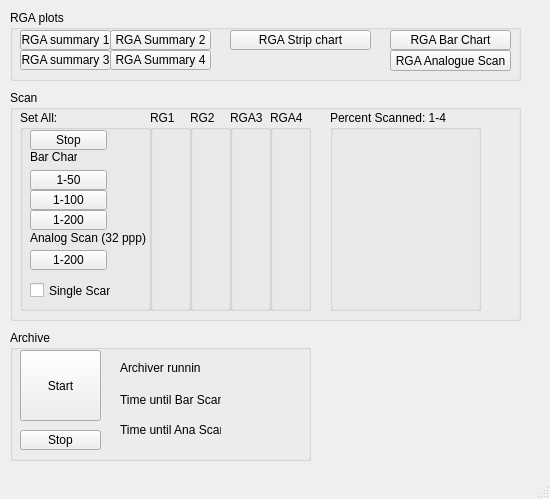
<?xml version="1.0" encoding="UTF-8"?>
<ui version="4.0">
 <class>mainWindow</class>
 <widget class="QMainWindow" name="mainWindow">
  <property name="geometry">
   <rect>
    <x>0</x>
    <y>0</y>
    <width>550</width>
    <height>499</height>
   </rect>
  </property>
  <property name="windowTitle">
   <string>MainWindow</string>
  </property>
  <widget class="QWidget" name="centralwidget">
   <widget class="QGroupBox" name="charts">
    <property name="geometry">
     <rect>
      <x>10</x>
      <y>10</y>
      <width>511</width>
      <height>71</height>
     </rect>
    </property>
    <property name="title">
     <string>RGA plots</string>
    </property>
    <widget class="QEPushButton" name="barscan">
     <property name="geometry">
      <rect>
       <x>380</x>
       <y>20</y>
       <width>121</width>
       <height>20</height>
      </rect>
     </property>
     <property name="text">
      <string>RGA Bar Chart</string>
     </property>
     <property name="checkable">
      <bool>false</bool>
     </property>
     <property name="variable" stdset="0">
      <string/>
     </property>
     <property name="altReadbackVariable" stdset="0">
      <string/>
     </property>
     <property name="pressText">
      <string>1</string>
     </property>
     <property name="guiFile" stdset="0">
      <string>barchart.ui</string>
     </property>
    </widget>
    <widget class="QEPushButton" name="barstrip">
     <property name="geometry">
      <rect>
       <x>220</x>
       <y>20</y>
       <width>141</width>
       <height>20</height>
      </rect>
     </property>
     <property name="text">
      <string>RGA Strip chart</string>
     </property>
     <property name="checkable">
      <bool>false</bool>
     </property>
     <property name="variable" stdset="0">
      <string/>
     </property>
     <property name="altReadbackVariable" stdset="0">
      <string/>
     </property>
     <property name="variableSubstitutions" stdset="0">
      <string/>
     </property>
     <property name="pressText">
      <string>1</string>
     </property>
     <property name="guiFile" stdset="0">
      <string>mv2_main_bar.ui</string>
     </property>
    </widget>
    <widget class="QEPushButton" name="anascan">
     <property name="geometry">
      <rect>
       <x>380</x>
       <y>40</y>
       <width>121</width>
       <height>21</height>
      </rect>
     </property>
     <property name="text">
      <string>RGA Analogue Scan</string>
     </property>
     <property name="checkable">
      <bool>false</bool>
     </property>
     <property name="variable" stdset="0">
      <string/>
     </property>
     <property name="altReadbackVariable" stdset="0">
      <string/>
     </property>
     <property name="pressText">
      <string>1</string>
     </property>
     <property name="guiFile" stdset="0">
      <string>barchart_ana.ui</string>
     </property>
    </widget>
    <widget class="QEPushButton" name="summary3">
     <property name="geometry">
      <rect>
       <x>10</x>
       <y>40</y>
       <width>91</width>
       <height>20</height>
      </rect>
     </property>
     <property name="text">
      <string>RGA summary 3</string>
     </property>
     <property name="checkable">
      <bool>false</bool>
     </property>
     <property name="variable" stdset="0">
      <string/>
     </property>
     <property name="altReadbackVariable" stdset="0">
      <string/>
     </property>
     <property name="variableSubstitutions" stdset="0">
      <string/>
     </property>
     <property name="pressText">
      <string>3</string>
     </property>
     <property name="clickText">
      <string>3</string>
     </property>
     <property name="guiFile" stdset="0">
      <string>mv2_main_bar.ui</string>
     </property>
    </widget>
    <widget class="QEPushButton" name="summary1">
     <property name="geometry">
      <rect>
       <x>10</x>
       <y>20</y>
       <width>91</width>
       <height>20</height>
      </rect>
     </property>
     <property name="text">
      <string>RGA summary 1</string>
     </property>
     <property name="checkable">
      <bool>false</bool>
     </property>
     <property name="variable" stdset="0">
      <string/>
     </property>
     <property name="altReadbackVariable" stdset="0">
      <string/>
     </property>
     <property name="variableSubstitutions" stdset="0">
      <string/>
     </property>
     <property name="pressText">
      <string>1</string>
     </property>
     <property name="guiFile" stdset="0">
      <string>mv2_main_bar.ui</string>
     </property>
    </widget>
    <widget class="QEPushButton" name="summary4">
     <property name="geometry">
      <rect>
       <x>100</x>
       <y>40</y>
       <width>101</width>
       <height>20</height>
      </rect>
     </property>
     <property name="text">
      <string>RGA Summary 4</string>
     </property>
     <property name="checkable">
      <bool>false</bool>
     </property>
     <property name="variable" stdset="0">
      <string/>
     </property>
     <property name="altReadbackVariable" stdset="0">
      <string/>
     </property>
     <property name="variableSubstitutions" stdset="0">
      <string/>
     </property>
     <property name="pressText">
      <string>4</string>
     </property>
     <property name="clickText">
      <string>4</string>
     </property>
     <property name="guiFile" stdset="0">
      <string>mv2_main_bar.ui</string>
     </property>
    </widget>
    <widget class="QEPushButton" name="summary2">
     <property name="geometry">
      <rect>
       <x>100</x>
       <y>20</y>
       <width>101</width>
       <height>20</height>
      </rect>
     </property>
     <property name="text">
      <string>RGA Summary 2</string>
     </property>
     <property name="checkable">
      <bool>false</bool>
     </property>
     <property name="variable" stdset="0">
      <string/>
     </property>
     <property name="altReadbackVariable" stdset="0">
      <string/>
     </property>
     <property name="variableSubstitutions" stdset="0">
      <string/>
     </property>
     <property name="pressText">
      <string>2</string>
     </property>
     <property name="clickText">
      <string>2</string>
     </property>
     <property name="guiFile" stdset="0">
      <string>mv2_main_bar.ui</string>
     </property>
    </widget>
   </widget>
   <widget class="QGroupBox" name="scan">
    <property name="geometry">
     <rect>
      <x>10</x>
      <y>90</y>
      <width>511</width>
      <height>231</height>
     </rect>
    </property>
    <property name="title">
     <string>Scan</string>
    </property>
    <widget class="QGroupBox" name="Mode">
     <property name="geometry">
      <rect>
       <x>10</x>
       <y>20</y>
       <width>131</width>
       <height>201</height>
      </rect>
     </property>
     <property name="title">
      <string>Set All:</string>
     </property>
     <widget class="QLabel" name="label_3">
      <property name="geometry">
       <rect>
        <x>10</x>
        <y>40</y>
        <width>47</width>
        <height>13</height>
       </rect>
      </property>
      <property name="text">
       <string>Bar Chart</string>
      </property>
     </widget>
     <widget class="QEPushButton" name="qepushbutton_34">
      <property name="geometry">
       <rect>
        <x>10</x>
        <y>140</y>
        <width>77</width>
        <height>20</height>
       </rect>
      </property>
      <property name="text">
       <string>1-200</string>
      </property>
      <property name="variable" stdset="0">
       <string>$(GRGA):CON</string>
      </property>
      <property name="altReadbackVariable" stdset="0">
       <string/>
      </property>
      <property name="variableSubstitutions" stdset="0">
       <string/>
      </property>
      <property name="clickText">
       <string>8</string>
      </property>
      <property name="clickCheckedText">
       <string/>
      </property>
     </widget>
     <widget class="QEPushButton" name="qebutton50">
      <property name="geometry">
       <rect>
        <x>10</x>
        <y>60</y>
        <width>77</width>
        <height>20</height>
       </rect>
      </property>
      <property name="text">
       <string>1-50</string>
      </property>
      <property name="variable" stdset="0">
       <string>$(GRGA):CON</string>
      </property>
      <property name="altReadbackVariable" stdset="0">
       <string/>
      </property>
      <property name="variableSubstitutions" stdset="0">
       <string/>
      </property>
      <property name="clickText">
       <string>5</string>
      </property>
      <property name="clickCheckedText">
       <string/>
      </property>
     </widget>
     <widget class="QEPushButton" name="qebutton200">
      <property name="geometry">
       <rect>
        <x>10</x>
        <y>100</y>
        <width>77</width>
        <height>20</height>
       </rect>
      </property>
      <property name="text">
       <string>1-200</string>
      </property>
      <property name="variable" stdset="0">
       <string>$(GRGA):CON</string>
      </property>
      <property name="altReadbackVariable" stdset="0">
       <string/>
      </property>
      <property name="variableSubstitutions" stdset="0">
       <string>)</string>
      </property>
      <property name="clickText">
       <string>7</string>
      </property>
      <property name="clickCheckedText">
       <string/>
      </property>
     </widget>
     <widget class="QLabel" name="label_6">
      <property name="geometry">
       <rect>
        <x>10</x>
        <y>120</y>
        <width>121</width>
        <height>16</height>
       </rect>
      </property>
      <property name="text">
       <string>Analog Scan (32 ppp)</string>
      </property>
     </widget>
     <widget class="QECheckBox" name="qecheckbox_3">
      <property name="geometry">
       <rect>
        <x>10</x>
        <y>170</y>
        <width>81</width>
        <height>21</height>
       </rect>
      </property>
      <property name="text">
       <string>Single Scan</string>
      </property>
      <property name="checked">
       <bool>false</bool>
      </property>
      <property name="variable" stdset="0">
       <string>$(GRGA):SETSCAN</string>
      </property>
      <property name="writeOnPress">
       <bool>false</bool>
      </property>
      <property name="writeOnClick">
       <bool>true</bool>
      </property>
      <property name="pressText">
       <string>0</string>
      </property>
      <property name="releaseText">
       <string>1</string>
      </property>
      <property name="clickText">
       <string>1</string>
      </property>
      <property name="clickCheckedText">
       <string>0</string>
      </property>
     </widget>
     <widget class="QEPushButton" name="qebutton100">
      <property name="geometry">
       <rect>
        <x>10</x>
        <y>80</y>
        <width>77</width>
        <height>20</height>
       </rect>
      </property>
      <property name="text">
       <string>1-100</string>
      </property>
      <property name="variable" stdset="0">
       <string>$(GRGA):CON</string>
      </property>
      <property name="altReadbackVariable" stdset="0">
       <string/>
      </property>
      <property name="variableSubstitutions" stdset="0">
       <string/>
      </property>
      <property name="clickText">
       <string>6</string>
      </property>
      <property name="clickCheckedText">
       <string/>
      </property>
     </widget>
     <widget class="QEPushButton" name="qepushbutton_30">
      <property name="geometry">
       <rect>
        <x>10</x>
        <y>20</y>
        <width>77</width>
        <height>20</height>
       </rect>
      </property>
      <property name="text">
       <string>Stop</string>
      </property>
      <property name="variable" stdset="0">
       <string>$(GRGA):CON</string>
      </property>
      <property name="altReadbackVariable" stdset="0">
       <string/>
      </property>
      <property name="variableSubstitutions" stdset="0">
       <string/>
      </property>
      <property name="clickText">
       <string>Stop</string>
      </property>
      <property name="clickCheckedText">
       <string/>
      </property>
     </widget>
    </widget>
    <widget class="QGroupBox" name="RGA1">
     <property name="geometry">
      <rect>
       <x>140</x>
       <y>20</y>
       <width>41</width>
       <height>201</height>
      </rect>
     </property>
     <property name="title">
      <string>RG1</string>
     </property>
     <widget class="QESimpleShape" name="qesimpleshape_13">
      <property name="geometry">
       <rect>
        <x>10</x>
        <y>20</y>
        <width>16</width>
        <height>16</height>
       </rect>
      </property>
      <property name="focusPolicy">
       <enum>Qt::NoFocus</enum>
      </property>
      <property name="contextMenuPolicy">
       <enum>Qt::CustomContextMenu</enum>
      </property>
      <property name="shape">
       <enum>QSimpleShape::ellipse</enum>
      </property>
      <property name="colour0" stdset="0">
       <color>
        <red>255</red>
        <green>255</green>
        <blue>0</blue>
       </color>
      </property>
      <property name="colour1" stdset="0">
       <color>
        <red>255</red>
        <green>0</green>
        <blue>0</blue>
       </color>
      </property>
      <property name="variable" stdset="0">
       <string>$(RGA1):HEADSTA</string>
      </property>
      <property name="variableSubstitutions" stdset="0">
       <string/>
      </property>
      <property name="displayAlarmStateOption" stdset="0">
       <enum>QESimpleShape::Never</enum>
      </property>
     </widget>
     <widget class="QESimpleShape" name="qesimpleshape_14">
      <property name="geometry">
       <rect>
        <x>10</x>
        <y>140</y>
        <width>16</width>
        <height>16</height>
       </rect>
      </property>
      <property name="shape">
       <enum>QSimpleShape::ellipse</enum>
      </property>
      <property name="colour7" stdset="0">
       <color>
        <red>200</red>
        <green>200</green>
        <blue>200</blue>
       </color>
      </property>
      <property name="colour8" stdset="0">
       <color>
        <red>0</red>
        <green>200</green>
        <blue>0</blue>
       </color>
      </property>
      <property name="variable" stdset="0">
       <string>$(RGA1):HEADSTA</string>
      </property>
      <property name="displayAlarmStateOption" stdset="0">
       <enum>QESimpleShape::Never</enum>
      </property>
     </widget>
     <widget class="QESimpleShape" name="qesimpleshape_15">
      <property name="geometry">
       <rect>
        <x>10</x>
        <y>170</y>
        <width>16</width>
        <height>16</height>
       </rect>
      </property>
      <property name="shape">
       <enum>QSimpleShape::ellipse</enum>
      </property>
      <property name="colour0" stdset="0">
       <color>
        <red>0</red>
        <green>255</green>
        <blue>0</blue>
       </color>
      </property>
      <property name="colour1" stdset="0">
       <color>
        <red>200</red>
        <green>200</green>
        <blue>200</blue>
       </color>
      </property>
      <property name="flash0" stdset="0">
       <bool>false</bool>
      </property>
      <property name="variable" stdset="0">
       <string>$(RGA1):SCAN</string>
      </property>
      <property name="displayAlarmStateOption" stdset="0">
       <enum>QESimpleShape::Never</enum>
      </property>
     </widget>
     <widget class="QESimpleShape" name="qesimpleshape_16">
      <property name="geometry">
       <rect>
        <x>10</x>
        <y>60</y>
        <width>16</width>
        <height>16</height>
       </rect>
      </property>
      <property name="shape">
       <enum>QSimpleShape::ellipse</enum>
      </property>
      <property name="colour3" stdset="0">
       <color>
        <red>200</red>
        <green>200</green>
        <blue>200</blue>
       </color>
      </property>
      <property name="colour4" stdset="0">
       <color>
        <red>200</red>
        <green>200</green>
        <blue>200</blue>
       </color>
      </property>
      <property name="colour5" stdset="0">
       <color>
        <red>0</red>
        <green>200</green>
        <blue>0</blue>
       </color>
      </property>
      <property name="flash0" stdset="0">
       <bool>false</bool>
      </property>
      <property name="flash1" stdset="0">
       <bool>false</bool>
      </property>
      <property name="variable" stdset="0">
       <string>$(RGA1):HEADSTA</string>
      </property>
      <property name="displayAlarmStateOption" stdset="0">
       <enum>QESimpleShape::Never</enum>
      </property>
     </widget>
     <widget class="QESimpleShape" name="qesimpleshape_17">
      <property name="geometry">
       <rect>
        <x>10</x>
        <y>80</y>
        <width>16</width>
        <height>16</height>
       </rect>
      </property>
      <property name="shape">
       <enum>QSimpleShape::ellipse</enum>
      </property>
      <property name="colour6" stdset="0">
       <color>
        <red>0</red>
        <green>200</green>
        <blue>0</blue>
       </color>
      </property>
      <property name="variable" stdset="0">
       <string>$(RGA1):HEADSTA</string>
      </property>
      <property name="displayAlarmStateOption" stdset="0">
       <enum>QESimpleShape::Never</enum>
      </property>
     </widget>
     <widget class="QESimpleShape" name="qesimpleshape_18">
      <property name="geometry">
       <rect>
        <x>10</x>
        <y>100</y>
        <width>16</width>
        <height>16</height>
       </rect>
      </property>
      <property name="shape">
       <enum>QSimpleShape::ellipse</enum>
      </property>
      <property name="colour7" stdset="0">
       <color>
        <red>0</red>
        <green>200</green>
        <blue>0</blue>
       </color>
      </property>
      <property name="variable" stdset="0">
       <string>$(RGA1):HEADSTA</string>
      </property>
      <property name="visible" stdset="0">
       <bool>true</bool>
      </property>
      <property name="displayAlarmStateOption" stdset="0">
       <enum>QESimpleShape::Never</enum>
      </property>
     </widget>
    </widget>
    <widget class="QGroupBox" name="groupBox">
     <property name="geometry">
      <rect>
       <x>320</x>
       <y>20</y>
       <width>151</width>
       <height>201</height>
      </rect>
     </property>
     <property name="title">
      <string>Percent Scanned: 1-4</string>
     </property>
     <widget class="QEAnalogProgressBar" name="qeanalogprogressbar">
      <property name="geometry">
       <rect>
        <x>20</x>
        <y>20</y>
        <width>21</width>
        <height>171</height>
       </rect>
      </property>
      <property name="orientation">
       <enum>QEAnalogIndicator::Bottom_To_Top</enum>
      </property>
      <property name="variable" stdset="0">
       <string>$(RGA1):PERSCANNED</string>
      </property>
     </widget>
     <widget class="QEAnalogProgressBar" name="qeanalogprogressbar_2">
      <property name="geometry">
       <rect>
        <x>50</x>
        <y>20</y>
        <width>21</width>
        <height>171</height>
       </rect>
      </property>
      <property name="orientation">
       <enum>QEAnalogIndicator::Bottom_To_Top</enum>
      </property>
      <property name="variable" stdset="0">
       <string>$(RGA2):PERSCANNED</string>
      </property>
     </widget>
     <widget class="QEAnalogProgressBar" name="qeanalogprogressbar_3">
      <property name="geometry">
       <rect>
        <x>80</x>
        <y>20</y>
        <width>21</width>
        <height>171</height>
       </rect>
      </property>
      <property name="orientation">
       <enum>QEAnalogIndicator::Bottom_To_Top</enum>
      </property>
      <property name="variable" stdset="0">
       <string>$(RGA3):PERSCANNED</string>
      </property>
     </widget>
     <widget class="QEAnalogProgressBar" name="qeanalogprogressbar_4">
      <property name="geometry">
       <rect>
        <x>110</x>
        <y>20</y>
        <width>21</width>
        <height>171</height>
       </rect>
      </property>
      <property name="orientation">
       <enum>QEAnalogIndicator::Bottom_To_Top</enum>
      </property>
      <property name="variable" stdset="0">
       <string>$(RGA4):PERSCANNED</string>
      </property>
     </widget>
    </widget>
    <widget class="QGroupBox" name="RGA1_2">
     <property name="geometry">
      <rect>
       <x>180</x>
       <y>20</y>
       <width>41</width>
       <height>201</height>
      </rect>
     </property>
     <property name="title">
      <string>RG2</string>
     </property>
     <widget class="QESimpleShape" name="qesimpleshape_25">
      <property name="geometry">
       <rect>
        <x>10</x>
        <y>20</y>
        <width>16</width>
        <height>16</height>
       </rect>
      </property>
      <property name="focusPolicy">
       <enum>Qt::NoFocus</enum>
      </property>
      <property name="contextMenuPolicy">
       <enum>Qt::CustomContextMenu</enum>
      </property>
      <property name="shape">
       <enum>QSimpleShape::ellipse</enum>
      </property>
      <property name="colour0" stdset="0">
       <color>
        <red>255</red>
        <green>255</green>
        <blue>0</blue>
       </color>
      </property>
      <property name="colour1" stdset="0">
       <color>
        <red>255</red>
        <green>0</green>
        <blue>0</blue>
       </color>
      </property>
      <property name="variable" stdset="0">
       <string>$(RGA2):HEADSTA</string>
      </property>
      <property name="variableSubstitutions" stdset="0">
       <string/>
      </property>
      <property name="displayAlarmStateOption" stdset="0">
       <enum>QESimpleShape::Never</enum>
      </property>
     </widget>
     <widget class="QESimpleShape" name="qesimpleshape_26">
      <property name="geometry">
       <rect>
        <x>10</x>
        <y>140</y>
        <width>16</width>
        <height>16</height>
       </rect>
      </property>
      <property name="shape">
       <enum>QSimpleShape::ellipse</enum>
      </property>
      <property name="colour7" stdset="0">
       <color>
        <red>200</red>
        <green>200</green>
        <blue>200</blue>
       </color>
      </property>
      <property name="colour8" stdset="0">
       <color>
        <red>0</red>
        <green>200</green>
        <blue>0</blue>
       </color>
      </property>
      <property name="variable" stdset="0">
       <string>$(RGA2):HEADSTA</string>
      </property>
      <property name="displayAlarmStateOption" stdset="0">
       <enum>QESimpleShape::Never</enum>
      </property>
     </widget>
     <widget class="QESimpleShape" name="qesimpleshape_27">
      <property name="geometry">
       <rect>
        <x>10</x>
        <y>170</y>
        <width>16</width>
        <height>16</height>
       </rect>
      </property>
      <property name="shape">
       <enum>QSimpleShape::ellipse</enum>
      </property>
      <property name="colour0" stdset="0">
       <color>
        <red>0</red>
        <green>255</green>
        <blue>0</blue>
       </color>
      </property>
      <property name="colour1" stdset="0">
       <color>
        <red>200</red>
        <green>200</green>
        <blue>200</blue>
       </color>
      </property>
      <property name="flash0" stdset="0">
       <bool>false</bool>
      </property>
      <property name="variable" stdset="0">
       <string>$(RGA2):SCAN</string>
      </property>
      <property name="displayAlarmStateOption" stdset="0">
       <enum>QESimpleShape::Never</enum>
      </property>
     </widget>
     <widget class="QESimpleShape" name="qesimpleshape_28">
      <property name="geometry">
       <rect>
        <x>10</x>
        <y>60</y>
        <width>16</width>
        <height>16</height>
       </rect>
      </property>
      <property name="shape">
       <enum>QSimpleShape::ellipse</enum>
      </property>
      <property name="colour3" stdset="0">
       <color>
        <red>200</red>
        <green>200</green>
        <blue>200</blue>
       </color>
      </property>
      <property name="colour4" stdset="0">
       <color>
        <red>200</red>
        <green>200</green>
        <blue>200</blue>
       </color>
      </property>
      <property name="colour5" stdset="0">
       <color>
        <red>0</red>
        <green>200</green>
        <blue>0</blue>
       </color>
      </property>
      <property name="flash0" stdset="0">
       <bool>false</bool>
      </property>
      <property name="flash1" stdset="0">
       <bool>false</bool>
      </property>
      <property name="variable" stdset="0">
       <string>$(RGA2):HEADSTA</string>
      </property>
      <property name="displayAlarmStateOption" stdset="0">
       <enum>QESimpleShape::Never</enum>
      </property>
     </widget>
     <widget class="QESimpleShape" name="qesimpleshape_29">
      <property name="geometry">
       <rect>
        <x>10</x>
        <y>80</y>
        <width>16</width>
        <height>16</height>
       </rect>
      </property>
      <property name="shape">
       <enum>QSimpleShape::ellipse</enum>
      </property>
      <property name="colour6" stdset="0">
       <color>
        <red>0</red>
        <green>200</green>
        <blue>0</blue>
       </color>
      </property>
      <property name="variable" stdset="0">
       <string>$(RGA2):HEADSTA</string>
      </property>
      <property name="displayAlarmStateOption" stdset="0">
       <enum>QESimpleShape::Never</enum>
      </property>
     </widget>
     <widget class="QESimpleShape" name="qesimpleshape_30">
      <property name="geometry">
       <rect>
        <x>10</x>
        <y>100</y>
        <width>16</width>
        <height>16</height>
       </rect>
      </property>
      <property name="shape">
       <enum>QSimpleShape::ellipse</enum>
      </property>
      <property name="colour7" stdset="0">
       <color>
        <red>0</red>
        <green>200</green>
        <blue>0</blue>
       </color>
      </property>
      <property name="variable" stdset="0">
       <string>$(RGA2):HEADSTA</string>
      </property>
      <property name="displayAlarmStateOption" stdset="0">
       <enum>QESimpleShape::Never</enum>
      </property>
     </widget>
    </widget>
    <widget class="QGroupBox" name="RGA1_3">
     <property name="geometry">
      <rect>
       <x>260</x>
       <y>20</y>
       <width>41</width>
       <height>201</height>
      </rect>
     </property>
     <property name="title">
      <string>RGA4</string>
     </property>
     <widget class="QESimpleShape" name="qesimpleshape_31">
      <property name="geometry">
       <rect>
        <x>10</x>
        <y>20</y>
        <width>16</width>
        <height>16</height>
       </rect>
      </property>
      <property name="focusPolicy">
       <enum>Qt::NoFocus</enum>
      </property>
      <property name="contextMenuPolicy">
       <enum>Qt::CustomContextMenu</enum>
      </property>
      <property name="shape">
       <enum>QSimpleShape::ellipse</enum>
      </property>
      <property name="colour0" stdset="0">
       <color>
        <red>255</red>
        <green>255</green>
        <blue>0</blue>
       </color>
      </property>
      <property name="colour1" stdset="0">
       <color>
        <red>255</red>
        <green>0</green>
        <blue>0</blue>
       </color>
      </property>
      <property name="variable" stdset="0">
       <string>$(RGA4):HEADSTA</string>
      </property>
      <property name="variableSubstitutions" stdset="0">
       <string/>
      </property>
      <property name="displayAlarmStateOption" stdset="0">
       <enum>QESimpleShape::Never</enum>
      </property>
     </widget>
     <widget class="QESimpleShape" name="qesimpleshape_32">
      <property name="geometry">
       <rect>
        <x>10</x>
        <y>140</y>
        <width>16</width>
        <height>16</height>
       </rect>
      </property>
      <property name="shape">
       <enum>QSimpleShape::ellipse</enum>
      </property>
      <property name="colour7" stdset="0">
       <color>
        <red>200</red>
        <green>200</green>
        <blue>200</blue>
       </color>
      </property>
      <property name="colour8" stdset="0">
       <color>
        <red>0</red>
        <green>200</green>
        <blue>0</blue>
       </color>
      </property>
      <property name="variable" stdset="0">
       <string>$(RGA4):HEADSTA</string>
      </property>
      <property name="displayAlarmStateOption" stdset="0">
       <enum>QESimpleShape::Never</enum>
      </property>
     </widget>
     <widget class="QESimpleShape" name="qesimpleshape_33">
      <property name="geometry">
       <rect>
        <x>10</x>
        <y>170</y>
        <width>16</width>
        <height>16</height>
       </rect>
      </property>
      <property name="shape">
       <enum>QSimpleShape::ellipse</enum>
      </property>
      <property name="colour0" stdset="0">
       <color>
        <red>0</red>
        <green>255</green>
        <blue>0</blue>
       </color>
      </property>
      <property name="colour1" stdset="0">
       <color>
        <red>200</red>
        <green>200</green>
        <blue>200</blue>
       </color>
      </property>
      <property name="flash0" stdset="0">
       <bool>false</bool>
      </property>
      <property name="variable" stdset="0">
       <string>$(RGA4):SCAN</string>
      </property>
      <property name="displayAlarmStateOption" stdset="0">
       <enum>QESimpleShape::Never</enum>
      </property>
     </widget>
     <widget class="QESimpleShape" name="qesimpleshape_34">
      <property name="geometry">
       <rect>
        <x>10</x>
        <y>60</y>
        <width>16</width>
        <height>16</height>
       </rect>
      </property>
      <property name="shape">
       <enum>QSimpleShape::ellipse</enum>
      </property>
      <property name="colour3" stdset="0">
       <color>
        <red>200</red>
        <green>200</green>
        <blue>200</blue>
       </color>
      </property>
      <property name="colour4" stdset="0">
       <color>
        <red>200</red>
        <green>200</green>
        <blue>200</blue>
       </color>
      </property>
      <property name="colour5" stdset="0">
       <color>
        <red>0</red>
        <green>200</green>
        <blue>0</blue>
       </color>
      </property>
      <property name="flash0" stdset="0">
       <bool>false</bool>
      </property>
      <property name="flash1" stdset="0">
       <bool>false</bool>
      </property>
      <property name="variable" stdset="0">
       <string>$(RGA4):HEADSTA</string>
      </property>
      <property name="displayAlarmStateOption" stdset="0">
       <enum>QESimpleShape::Never</enum>
      </property>
     </widget>
     <widget class="QESimpleShape" name="qesimpleshape_35">
      <property name="geometry">
       <rect>
        <x>10</x>
        <y>80</y>
        <width>16</width>
        <height>16</height>
       </rect>
      </property>
      <property name="shape">
       <enum>QSimpleShape::ellipse</enum>
      </property>
      <property name="colour6" stdset="0">
       <color>
        <red>0</red>
        <green>200</green>
        <blue>0</blue>
       </color>
      </property>
      <property name="variable" stdset="0">
       <string>$(RGA4):HEADSTA</string>
      </property>
      <property name="displayAlarmStateOption" stdset="0">
       <enum>QESimpleShape::Never</enum>
      </property>
     </widget>
     <widget class="QESimpleShape" name="qesimpleshape_36">
      <property name="geometry">
       <rect>
        <x>10</x>
        <y>100</y>
        <width>16</width>
        <height>16</height>
       </rect>
      </property>
      <property name="shape">
       <enum>QSimpleShape::ellipse</enum>
      </property>
      <property name="colour7" stdset="0">
       <color>
        <red>0</red>
        <green>200</green>
        <blue>0</blue>
       </color>
      </property>
      <property name="variable" stdset="0">
       <string>$(RGA4):HEADSTA</string>
      </property>
      <property name="displayAlarmStateOption" stdset="0">
       <enum>QESimpleShape::Never</enum>
      </property>
     </widget>
    </widget>
    <widget class="QGroupBox" name="RGA1_4">
     <property name="geometry">
      <rect>
       <x>220</x>
       <y>20</y>
       <width>41</width>
       <height>201</height>
      </rect>
     </property>
     <property name="title">
      <string>RGA3</string>
     </property>
     <widget class="QESimpleShape" name="qesimpleshape_37">
      <property name="geometry">
       <rect>
        <x>10</x>
        <y>20</y>
        <width>16</width>
        <height>16</height>
       </rect>
      </property>
      <property name="focusPolicy">
       <enum>Qt::NoFocus</enum>
      </property>
      <property name="contextMenuPolicy">
       <enum>Qt::CustomContextMenu</enum>
      </property>
      <property name="shape">
       <enum>QSimpleShape::ellipse</enum>
      </property>
      <property name="colour0" stdset="0">
       <color>
        <red>255</red>
        <green>255</green>
        <blue>0</blue>
       </color>
      </property>
      <property name="colour1" stdset="0">
       <color>
        <red>255</red>
        <green>0</green>
        <blue>0</blue>
       </color>
      </property>
      <property name="variable" stdset="0">
       <string>$(RGA3):HEADSTA</string>
      </property>
      <property name="variableSubstitutions" stdset="0">
       <string/>
      </property>
      <property name="displayAlarmStateOption" stdset="0">
       <enum>QESimpleShape::Never</enum>
      </property>
     </widget>
     <widget class="QESimpleShape" name="qesimpleshape_38">
      <property name="geometry">
       <rect>
        <x>10</x>
        <y>140</y>
        <width>16</width>
        <height>16</height>
       </rect>
      </property>
      <property name="shape">
       <enum>QSimpleShape::ellipse</enum>
      </property>
      <property name="colour7" stdset="0">
       <color>
        <red>200</red>
        <green>200</green>
        <blue>200</blue>
       </color>
      </property>
      <property name="colour8" stdset="0">
       <color>
        <red>0</red>
        <green>200</green>
        <blue>0</blue>
       </color>
      </property>
      <property name="variable" stdset="0">
       <string>$(RGA3):HEADSTA</string>
      </property>
      <property name="displayAlarmStateOption" stdset="0">
       <enum>QESimpleShape::Never</enum>
      </property>
     </widget>
     <widget class="QESimpleShape" name="qesimpleshape_39">
      <property name="geometry">
       <rect>
        <x>10</x>
        <y>170</y>
        <width>16</width>
        <height>16</height>
       </rect>
      </property>
      <property name="shape">
       <enum>QSimpleShape::ellipse</enum>
      </property>
      <property name="colour0" stdset="0">
       <color>
        <red>0</red>
        <green>255</green>
        <blue>0</blue>
       </color>
      </property>
      <property name="colour1" stdset="0">
       <color>
        <red>200</red>
        <green>200</green>
        <blue>200</blue>
       </color>
      </property>
      <property name="flash0" stdset="0">
       <bool>false</bool>
      </property>
      <property name="variable" stdset="0">
       <string>$(RGA3):SCAN</string>
      </property>
      <property name="displayAlarmStateOption" stdset="0">
       <enum>QESimpleShape::Never</enum>
      </property>
     </widget>
     <widget class="QESimpleShape" name="qesimpleshape_40">
      <property name="geometry">
       <rect>
        <x>10</x>
        <y>60</y>
        <width>16</width>
        <height>16</height>
       </rect>
      </property>
      <property name="shape">
       <enum>QSimpleShape::ellipse</enum>
      </property>
      <property name="colour3" stdset="0">
       <color>
        <red>200</red>
        <green>200</green>
        <blue>200</blue>
       </color>
      </property>
      <property name="colour4" stdset="0">
       <color>
        <red>200</red>
        <green>200</green>
        <blue>200</blue>
       </color>
      </property>
      <property name="colour5" stdset="0">
       <color>
        <red>0</red>
        <green>200</green>
        <blue>0</blue>
       </color>
      </property>
      <property name="flash0" stdset="0">
       <bool>false</bool>
      </property>
      <property name="flash1" stdset="0">
       <bool>false</bool>
      </property>
      <property name="variable" stdset="0">
       <string>$(RGA3):HEADSTA</string>
      </property>
      <property name="displayAlarmStateOption" stdset="0">
       <enum>QESimpleShape::Never</enum>
      </property>
     </widget>
     <widget class="QESimpleShape" name="qesimpleshape_41">
      <property name="geometry">
       <rect>
        <x>10</x>
        <y>80</y>
        <width>16</width>
        <height>16</height>
       </rect>
      </property>
      <property name="shape">
       <enum>QSimpleShape::ellipse</enum>
      </property>
      <property name="colour6" stdset="0">
       <color>
        <red>0</red>
        <green>200</green>
        <blue>0</blue>
       </color>
      </property>
      <property name="variable" stdset="0">
       <string>$(RGA3):HEADSTA</string>
      </property>
      <property name="displayAlarmStateOption" stdset="0">
       <enum>QESimpleShape::Never</enum>
      </property>
     </widget>
     <widget class="QESimpleShape" name="qesimpleshape_42">
      <property name="geometry">
       <rect>
        <x>10</x>
        <y>100</y>
        <width>16</width>
        <height>16</height>
       </rect>
      </property>
      <property name="shape">
       <enum>QSimpleShape::ellipse</enum>
      </property>
      <property name="colour7" stdset="0">
       <color>
        <red>0</red>
        <green>200</green>
        <blue>0</blue>
       </color>
      </property>
      <property name="variable" stdset="0">
       <string>$(RGA3):HEADSTA</string>
      </property>
      <property name="displayAlarmStateOption" stdset="0">
       <enum>QESimpleShape::Never</enum>
      </property>
     </widget>
    </widget>
   </widget>
   <widget class="QGroupBox" name="scan_2">
    <property name="geometry">
     <rect>
      <x>10</x>
      <y>330</y>
      <width>301</width>
      <height>131</height>
     </rect>
    </property>
    <property name="title">
     <string>Archive</string>
    </property>
    <widget class="QESimpleShape" name="qesimpleshape_19">
     <property name="geometry">
      <rect>
       <x>270</x>
       <y>30</y>
       <width>21</width>
       <height>21</height>
      </rect>
     </property>
     <property name="focusPolicy">
      <enum>Qt::NoFocus</enum>
     </property>
     <property name="contextMenuPolicy">
      <enum>Qt::CustomContextMenu</enum>
     </property>
     <property name="shape">
      <enum>QSimpleShape::ellipse</enum>
     </property>
     <property name="colour0" stdset="0">
      <color>
       <red>200</red>
       <green>200</green>
       <blue>200</blue>
      </color>
     </property>
     <property name="colour1" stdset="0">
      <color>
       <red>0</red>
       <green>255</green>
       <blue>0</blue>
      </color>
     </property>
     <property name="colour2" stdset="0">
      <color>
       <red>0</red>
       <green>255</green>
       <blue>0</blue>
      </color>
     </property>
     <property name="colour3" stdset="0">
      <color>
       <red>0</red>
       <green>255</green>
       <blue>0</blue>
      </color>
     </property>
     <property name="variable" stdset="0">
      <string>$(GRGA):MODE</string>
     </property>
     <property name="variableSubstitutions" stdset="0">
      <string/>
     </property>
     <property name="displayAlarmStateOption" stdset="0">
      <enum>QESimpleShape::Never</enum>
     </property>
    </widget>
    <widget class="QEPushButton" name="qepushbutton_31">
     <property name="geometry">
      <rect>
       <x>10</x>
       <y>100</y>
       <width>81</width>
       <height>20</height>
      </rect>
     </property>
     <property name="text">
      <string>Stop</string>
     </property>
     <property name="variable" stdset="0">
      <string>$(GRGA):ARCH</string>
     </property>
     <property name="altReadbackVariable" stdset="0">
      <string/>
     </property>
     <property name="variableSubstitutions" stdset="0">
      <string/>
     </property>
     <property name="clickText">
      <string>0</string>
     </property>
     <property name="clickCheckedText">
      <string/>
     </property>
    </widget>
    <widget class="QEPushButton" name="qepushbutton_32">
     <property name="geometry">
      <rect>
       <x>10</x>
       <y>20</y>
       <width>81</width>
       <height>71</height>
      </rect>
     </property>
     <property name="text">
      <string>Start</string>
     </property>
     <property name="variable" stdset="0">
      <string>$(GRGA):ARCH</string>
     </property>
     <property name="altReadbackVariable" stdset="0">
      <string/>
     </property>
     <property name="variableSubstitutions" stdset="0">
      <string/>
     </property>
     <property name="clickText">
      <string>1</string>
     </property>
     <property name="clickCheckedText">
      <string/>
     </property>
    </widget>
    <widget class="QESimpleShape" name="qesimpleshape_20">
     <property name="geometry">
      <rect>
       <x>270</x>
       <y>90</y>
       <width>21</width>
       <height>21</height>
      </rect>
     </property>
     <property name="focusPolicy">
      <enum>Qt::NoFocus</enum>
     </property>
     <property name="contextMenuPolicy">
      <enum>Qt::CustomContextMenu</enum>
     </property>
     <property name="shape">
      <enum>QSimpleShape::ellipse</enum>
     </property>
     <property name="colour0" stdset="0">
      <color>
       <red>200</red>
       <green>200</green>
       <blue>200</blue>
      </color>
     </property>
     <property name="colour1" stdset="0">
      <color>
       <red>205</red>
       <green>200</green>
       <blue>200</blue>
      </color>
     </property>
     <property name="colour3" stdset="0">
      <color>
       <red>0</red>
       <green>255</green>
       <blue>0</blue>
      </color>
     </property>
     <property name="variable" stdset="0">
      <string>$(GRGA):MODE</string>
     </property>
     <property name="variableSubstitutions" stdset="0">
      <string/>
     </property>
     <property name="displayAlarmStateOption" stdset="0">
      <enum>QESimpleShape::Never</enum>
     </property>
    </widget>
    <widget class="QESimpleShape" name="qesimpleshape_21">
     <property name="geometry">
      <rect>
       <x>270</x>
       <y>60</y>
       <width>21</width>
       <height>21</height>
      </rect>
     </property>
     <property name="focusPolicy">
      <enum>Qt::NoFocus</enum>
     </property>
     <property name="contextMenuPolicy">
      <enum>Qt::CustomContextMenu</enum>
     </property>
     <property name="shape">
      <enum>QSimpleShape::ellipse</enum>
     </property>
     <property name="colour0" stdset="0">
      <color>
       <red>200</red>
       <green>200</green>
       <blue>200</blue>
      </color>
     </property>
     <property name="colour1" stdset="0">
      <color>
       <red>200</red>
       <green>200</green>
       <blue>200</blue>
      </color>
     </property>
     <property name="colour2" stdset="0">
      <color>
       <red>0</red>
       <green>255</green>
       <blue>0</blue>
      </color>
     </property>
     <property name="variable" stdset="0">
      <string>$(GRGA):MODE</string>
     </property>
     <property name="variableSubstitutions" stdset="0">
      <string/>
     </property>
     <property name="displayAlarmStateOption" stdset="0">
      <enum>QESimpleShape::Never</enum>
     </property>
    </widget>
    <widget class="QELabel" name="qelabel_2">
     <property name="geometry">
      <rect>
       <x>220</x>
       <y>90</y>
       <width>41</width>
       <height>21</height>
      </rect>
     </property>
     <property name="variable" stdset="0">
      <string>GRGA:ANAT</string>
     </property>
    </widget>
    <widget class="QLabel" name="label_7">
     <property name="geometry">
      <rect>
       <x>110</x>
       <y>30</y>
       <width>81</width>
       <height>16</height>
      </rect>
     </property>
     <property name="text">
      <string>Archiver running</string>
     </property>
    </widget>
    <widget class="QLabel" name="label_8">
     <property name="geometry">
      <rect>
       <x>110</x>
       <y>60</y>
       <width>101</width>
       <height>20</height>
      </rect>
     </property>
     <property name="text">
      <string>Time until Bar Scan</string>
     </property>
    </widget>
    <widget class="QLabel" name="label_9">
     <property name="geometry">
      <rect>
       <x>110</x>
       <y>90</y>
       <width>101</width>
       <height>20</height>
      </rect>
     </property>
     <property name="text">
      <string>Time until Ana Scan</string>
     </property>
    </widget>
    <widget class="QELabel" name="qelabel_3">
     <property name="geometry">
      <rect>
       <x>220</x>
       <y>60</y>
       <width>41</width>
       <height>21</height>
      </rect>
     </property>
     <property name="variable" stdset="0">
      <string>$(GRGA):BART</string>
     </property>
    </widget>
   </widget>
  </widget>
  <widget class="QMenuBar" name="menubar">
   <property name="geometry">
    <rect>
     <x>0</x>
     <y>0</y>
     <width>550</width>
     <height>21</height>
    </rect>
   </property>
  </widget>
  <widget class="QStatusBar" name="statusbar"/>
 </widget>
 <customwidgets>
  <customwidget>
   <class>QEAnalogProgressBar</class>
   <extends>QEAnalogIndicator</extends>
   <header>QEAnalogProgressBar.h</header>
  </customwidget>
  <customwidget>
   <class>QECheckBox</class>
   <extends>QCheckBox</extends>
   <header>QECheckBox.h</header>
  </customwidget>
  <customwidget>
   <class>QELabel</class>
   <extends>QLabel</extends>
   <header>QELabel.h</header>
  </customwidget>
  <customwidget>
   <class>QEPushButton</class>
   <extends>QPushButton</extends>
   <header>QEPushButton.h</header>
  </customwidget>
  <customwidget>
   <class>QESimpleShape</class>
   <extends>QSimpleShape</extends>
   <header>QESimpleShape.h</header>
  </customwidget>
  <customwidget>
   <class>QEAnalogIndicator</class>
   <extends>QWidget</extends>
   <header>QEAnalogIndicator.h</header>
  </customwidget>
  <customwidget>
   <class>QSimpleShape</class>
   <extends>QWidget</extends>
   <header>QSimpleShape.h</header>
  </customwidget>
 </customwidgets>
 <resources/>
 <connections/>
</ui>
